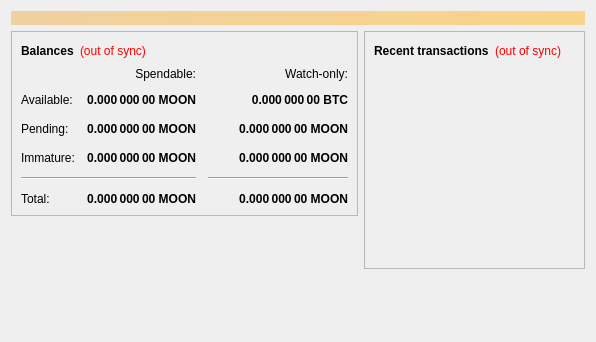
<?xml version="1.0" encoding="UTF-8"?>
<ui version="4.0">
 <class>OverviewPage</class>
 <widget class="QWidget" name="OverviewPage">
  <property name="geometry">
   <rect>
    <x>0</x>
    <y>0</y>
    <width>596</width>
    <height>342</height>
   </rect>
  </property>
  <property name="windowTitle">
   <string>Form</string>
  </property>
  <layout class="QVBoxLayout" name="topLayout">
   <item>
    <widget class="QLabel" name="labelAlerts">
     <property name="visible">
      <bool>false</bool>
     </property>
     <property name="styleSheet">
      <string notr="true">background-color: qlineargradient(x1: 0, y1: 0, x2: 1, y2: 0, stop:0 #F0D0A0, stop:1 #F8D488); color:#000000;</string>
     </property>
     <property name="wordWrap">
      <bool>true</bool>
     </property>
     <property name="margin">
      <number>3</number>
     </property>
    </widget>
   </item>
   <item>
    <layout class="QHBoxLayout" name="horizontalLayout" stretch="1,1">
     <item>
      <layout class="QVBoxLayout" name="verticalLayout_2">
       <item>
        <widget class="QFrame" name="frame">
         <property name="frameShape">
          <enum>QFrame::StyledPanel</enum>
         </property>
         <property name="frameShadow">
          <enum>QFrame::Raised</enum>
         </property>
         <layout class="QVBoxLayout" name="verticalLayout_4">
          <item>
           <layout class="QHBoxLayout" name="horizontalLayout_4">
            <item>
             <widget class="QLabel" name="label_5">
              <property name="font">
               <font>
                <weight>75</weight>
                <bold>true</bold>
               </font>
              </property>
              <property name="text">
               <string>Balances</string>
              </property>
             </widget>
            </item>
            <item>
             <widget class="QLabel" name="labelWalletStatus">
              <property name="cursor">
               <cursorShape>WhatsThisCursor</cursorShape>
              </property>
              <property name="toolTip">
               <string>The displayed information may be out of date. Your wallet automatically synchronizes with the Mooncoin network after a connection is established, but this process has not completed yet.</string>
              </property>
              <property name="styleSheet">
               <string notr="true">QLabel { color: red; }</string>
              </property>
              <property name="text">
               <string notr="true">(out of sync)</string>
              </property>
              <property name="alignment">
               <set>Qt::AlignLeading|Qt::AlignLeft|Qt::AlignVCenter</set>
              </property>
             </widget>
            </item>
            <item>
             <spacer name="horizontalSpacer_3">
              <property name="orientation">
               <enum>Qt::Horizontal</enum>
              </property>
              <property name="sizeHint" stdset="0">
               <size>
                <width>40</width>
                <height>20</height>
               </size>
              </property>
             </spacer>
            </item>
           </layout>
          </item>
          <item>
           <layout class="QGridLayout" name="gridLayout">
            <property name="spacing">
             <number>12</number>
            </property>
            <item row="2" column="2">
             <widget class="QLabel" name="labelWatchPending">
              <property name="font">
               <font>
                <weight>75</weight>
                <bold>true</bold>
               </font>
              </property>
              <property name="cursor">
               <cursorShape>IBeamCursor</cursorShape>
              </property>
              <property name="toolTip">
               <string>Unconfirmed transactions to watch-only addresses</string>
              </property>
              <property name="text">
               <string notr="true">0.000 000 00 MOON</string>
              </property>
              <property name="alignment">
               <set>Qt::AlignRight|Qt::AlignTrailing|Qt::AlignVCenter</set>
              </property>
              <property name="textInteractionFlags">
               <set>Qt::LinksAccessibleByMouse|Qt::TextSelectableByKeyboard|Qt::TextSelectableByMouse</set>
              </property>
             </widget>
            </item>
            <item row="2" column="1">
             <widget class="QLabel" name="labelUnconfirmed">
              <property name="font">
               <font>
                <weight>75</weight>
                <bold>true</bold>
               </font>
              </property>
              <property name="cursor">
               <cursorShape>IBeamCursor</cursorShape>
              </property>
              <property name="toolTip">
               <string>Total of transactions that have yet to be confirmed, and do not yet count toward the spendable balance</string>
              </property>
              <property name="text">
               <string notr="true">0.000 000 00 MOON</string>
              </property>
              <property name="alignment">
               <set>Qt::AlignRight|Qt::AlignTrailing|Qt::AlignVCenter</set>
              </property>
              <property name="textInteractionFlags">
               <set>Qt::LinksAccessibleByMouse|Qt::TextSelectableByKeyboard|Qt::TextSelectableByMouse</set>
              </property>
             </widget>
            </item>
            <item row="3" column="2">
             <widget class="QLabel" name="labelWatchImmature">
              <property name="font">
               <font>
                <weight>75</weight>
                <bold>true</bold>
               </font>
              </property>
              <property name="cursor">
               <cursorShape>IBeamCursor</cursorShape>
              </property>
              <property name="toolTip">
               <string>Mined balance in watch-only addresses that has not yet matured</string>
              </property>
              <property name="text">
               <string notr="true">0.000 000 00 MOON</string>
              </property>
              <property name="alignment">
               <set>Qt::AlignRight|Qt::AlignTrailing|Qt::AlignVCenter</set>
              </property>
              <property name="textInteractionFlags">
               <set>Qt::LinksAccessibleByMouse|Qt::TextSelectableByKeyboard|Qt::TextSelectableByMouse</set>
              </property>
             </widget>
            </item>
            <item row="4" column="0" colspan="2">
             <widget class="Line" name="line">
              <property name="orientation">
               <enum>Qt::Horizontal</enum>
              </property>
             </widget>
            </item>
            <item row="4" column="2">
             <widget class="Line" name="lineWatchBalance">
              <property name="sizePolicy">
               <sizepolicy hsizetype="Preferred" vsizetype="Fixed">
                <horstretch>0</horstretch>
                <verstretch>0</verstretch>
               </sizepolicy>
              </property>
              <property name="minimumSize">
               <size>
                <width>140</width>
                <height>0</height>
               </size>
              </property>
              <property name="orientation">
               <enum>Qt::Horizontal</enum>
              </property>
             </widget>
            </item>
            <item row="5" column="0">
             <widget class="QLabel" name="labelTotalText">
              <property name="text">
               <string>Total:</string>
              </property>
             </widget>
            </item>
            <item row="3" column="1">
             <widget class="QLabel" name="labelImmature">
              <property name="font">
               <font>
                <weight>75</weight>
                <bold>true</bold>
               </font>
              </property>
              <property name="cursor">
               <cursorShape>IBeamCursor</cursorShape>
              </property>
              <property name="toolTip">
               <string>Mined balance that has not yet matured</string>
              </property>
              <property name="text">
               <string notr="true">0.000 000 00 MOON</string>
              </property>
              <property name="alignment">
               <set>Qt::AlignRight|Qt::AlignTrailing|Qt::AlignVCenter</set>
              </property>
              <property name="textInteractionFlags">
               <set>Qt::LinksAccessibleByMouse|Qt::TextSelectableByKeyboard|Qt::TextSelectableByMouse</set>
              </property>
             </widget>
            </item>
            <item row="2" column="3">
             <spacer name="horizontalSpacer_2">
              <property name="orientation">
               <enum>Qt::Horizontal</enum>
              </property>
              <property name="sizeHint" stdset="0">
               <size>
                <width>40</width>
                <height>20</height>
               </size>
              </property>
             </spacer>
            </item>
            <item row="3" column="0">
             <widget class="QLabel" name="labelImmatureText">
              <property name="text">
               <string>Immature:</string>
              </property>
             </widget>
            </item>
            <item row="5" column="1">
             <widget class="QLabel" name="labelTotal">
              <property name="font">
               <font>
                <weight>75</weight>
                <bold>true</bold>
               </font>
              </property>
              <property name="cursor">
               <cursorShape>IBeamCursor</cursorShape>
              </property>
              <property name="toolTip">
               <string>Your current total balance</string>
              </property>
              <property name="text">
               <string notr="true">0.000 000 00 MOON</string>
              </property>
              <property name="alignment">
               <set>Qt::AlignRight|Qt::AlignTrailing|Qt::AlignVCenter</set>
              </property>
              <property name="textInteractionFlags">
               <set>Qt::LinksAccessibleByMouse|Qt::TextSelectableByKeyboard|Qt::TextSelectableByMouse</set>
              </property>
             </widget>
            </item>
            <item row="5" column="2">
             <widget class="QLabel" name="labelWatchTotal">
              <property name="font">
               <font>
                <weight>75</weight>
                <bold>true</bold>
               </font>
              </property>
              <property name="cursor">
               <cursorShape>IBeamCursor</cursorShape>
              </property>
              <property name="toolTip">
               <string>Current total balance in watch-only addresses</string>
              </property>
              <property name="text">
               <string notr="true">0.000 000 00 MOON</string>
              </property>
              <property name="alignment">
               <set>Qt::AlignRight|Qt::AlignTrailing|Qt::AlignVCenter</set>
              </property>
              <property name="textInteractionFlags">
               <set>Qt::LinksAccessibleByMouse|Qt::TextSelectableByKeyboard|Qt::TextSelectableByMouse</set>
              </property>
             </widget>
            </item>
            <item row="0" column="2">
             <widget class="QLabel" name="labelWatchonly">
              <property name="text">
               <string>Watch-only:</string>
              </property>
              <property name="alignment">
               <set>Qt::AlignRight|Qt::AlignTrailing|Qt::AlignVCenter</set>
              </property>
             </widget>
            </item>
            <item row="1" column="0">
             <widget class="QLabel" name="labelBalanceText">
              <property name="text">
               <string>Available:</string>
              </property>
             </widget>
            </item>
            <item row="1" column="1">
             <widget class="QLabel" name="labelBalance">
              <property name="font">
               <font>
                <weight>75</weight>
                <bold>true</bold>
               </font>
              </property>
              <property name="cursor">
               <cursorShape>IBeamCursor</cursorShape>
              </property>
              <property name="toolTip">
               <string>Your current spendable balance</string>
              </property>
              <property name="text">
               <string notr="true">0.000 000 00 MOON</string>
              </property>
              <property name="alignment">
               <set>Qt::AlignRight|Qt::AlignTrailing|Qt::AlignVCenter</set>
              </property>
              <property name="textInteractionFlags">
               <set>Qt::LinksAccessibleByMouse|Qt::TextSelectableByKeyboard|Qt::TextSelectableByMouse</set>
              </property>
             </widget>
            </item>
            <item row="1" column="2">
             <widget class="QLabel" name="labelWatchAvailable">
              <property name="font">
               <font>
                <weight>75</weight>
                <bold>true</bold>
               </font>
              </property>
              <property name="cursor">
               <cursorShape>IBeamCursor</cursorShape>
              </property>
              <property name="toolTip">
               <string>Your current balance in watch-only addresses</string>
              </property>
              <property name="text">
               <string notr="true">0.000 000 00 BTC</string>
              </property>
              <property name="alignment">
               <set>Qt::AlignRight|Qt::AlignTrailing|Qt::AlignVCenter</set>
              </property>
              <property name="textInteractionFlags">
               <set>Qt::LinksAccessibleByMouse|Qt::TextSelectableByKeyboard|Qt::TextSelectableByMouse</set>
              </property>
             </widget>
            </item>
            <item row="2" column="0">
             <widget class="QLabel" name="labelPendingText">
              <property name="text">
               <string>Pending:</string>
              </property>
             </widget>
            </item>
            <item row="0" column="1">
             <widget class="QLabel" name="labelSpendable">
              <property name="text">
               <string>Spendable:</string>
              </property>
              <property name="alignment">
               <set>Qt::AlignRight|Qt::AlignTrailing|Qt::AlignVCenter</set>
              </property>
             </widget>
            </item>
           </layout>
          </item>
         </layout>
        </widget>
       </item>
       <item>
        <spacer name="verticalSpacer">
         <property name="orientation">
          <enum>Qt::Vertical</enum>
         </property>
         <property name="sizeHint" stdset="0">
          <size>
           <width>20</width>
           <height>40</height>
          </size>
         </property>
        </spacer>
       </item>
      </layout>
     </item>
     <item>
      <layout class="QVBoxLayout" name="verticalLayout_3">
       <item>
        <widget class="QFrame" name="frame_2">
         <property name="frameShape">
          <enum>QFrame::StyledPanel</enum>
         </property>
         <property name="frameShadow">
          <enum>QFrame::Raised</enum>
         </property>
         <layout class="QVBoxLayout" name="verticalLayout">
          <item>
           <layout class="QHBoxLayout" name="horizontalLayout_2">
            <item>
             <widget class="QLabel" name="label_4">
              <property name="font">
               <font>
                <weight>75</weight>
                <bold>true</bold>
               </font>
              </property>
              <property name="text">
               <string>Recent transactions</string>
              </property>
             </widget>
            </item>
            <item>
             <widget class="QLabel" name="labelTransactionsStatus">
              <property name="cursor">
               <cursorShape>WhatsThisCursor</cursorShape>
              </property>
              <property name="toolTip">
               <string>The displayed information may be out of date. Your wallet automatically synchronizes with the Mooncoin network after a connection is established, but this process has not completed yet.</string>
              </property>
              <property name="styleSheet">
               <string notr="true">QLabel { color: red; }</string>
              </property>
              <property name="text">
               <string notr="true">(out of sync)</string>
              </property>
              <property name="alignment">
               <set>Qt::AlignRight|Qt::AlignTrailing|Qt::AlignVCenter</set>
              </property>
             </widget>
            </item>
            <item>
             <spacer name="horizontalSpacer">
              <property name="orientation">
               <enum>Qt::Horizontal</enum>
              </property>
              <property name="sizeHint" stdset="0">
               <size>
                <width>40</width>
                <height>20</height>
               </size>
              </property>
             </spacer>
            </item>
           </layout>
          </item>
          <item>
           <widget class="QListView" name="listTransactions">
            <property name="styleSheet">
             <string notr="true">QListView { background: transparent; }</string>
            </property>
            <property name="frameShape">
             <enum>QFrame::NoFrame</enum>
            </property>
            <property name="verticalScrollBarPolicy">
             <enum>Qt::ScrollBarAlwaysOff</enum>
            </property>
            <property name="horizontalScrollBarPolicy">
             <enum>Qt::ScrollBarAlwaysOff</enum>
            </property>
            <property name="selectionMode">
             <enum>QAbstractItemView::NoSelection</enum>
            </property>
           </widget>
          </item>
         </layout>
        </widget>
       </item>
       <item>
        <spacer name="verticalSpacer_2">
         <property name="orientation">
          <enum>Qt::Vertical</enum>
         </property>
         <property name="sizeHint" stdset="0">
          <size>
           <width>20</width>
           <height>40</height>
          </size>
         </property>
        </spacer>
       </item>
      </layout>
     </item>
    </layout>
   </item>
  </layout>
 </widget>
 <resources/>
 <connections/>
</ui>
